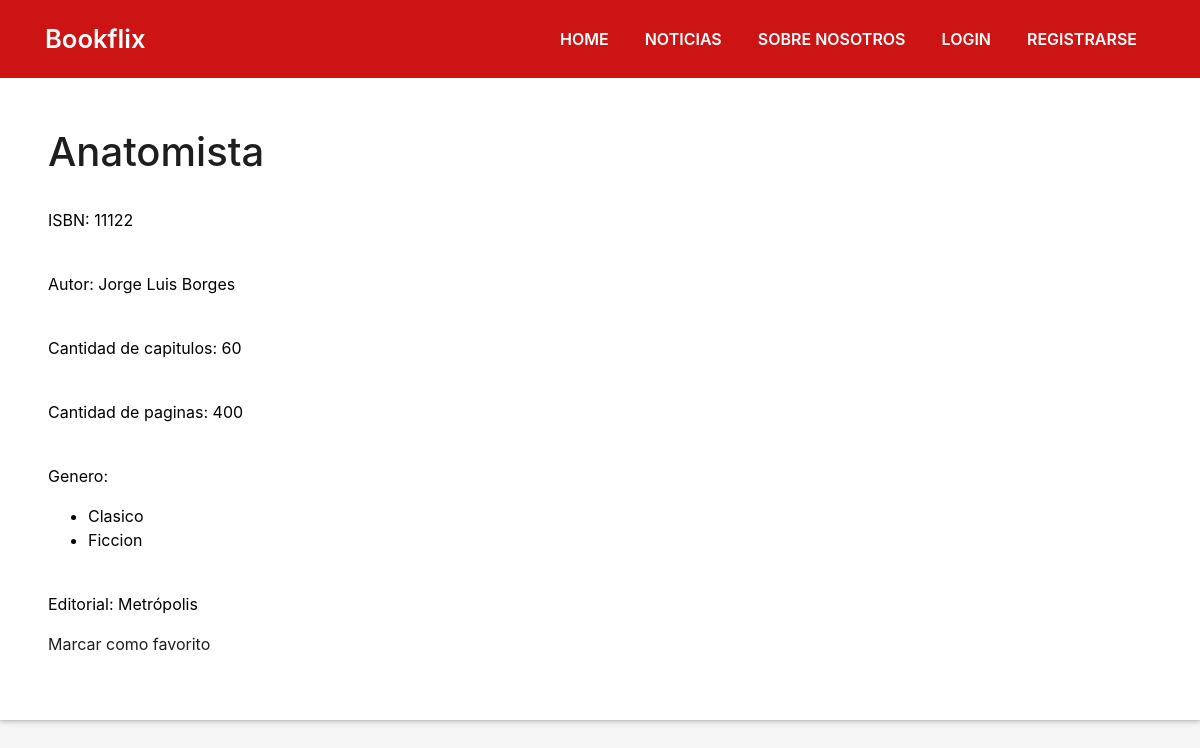
/libro/1, run on the app's committed database.
### gestion_libro/models.py (models this page shows, shortened)
class Libro(models.Model):
	nombre=models.CharField(max_length=50,default='')
	ISBN = models.CharField(max_length=50,unique=True)
	autor=models.ForeignKey(Autor, on_delete=models.SET_NULL,null=True,blank=True)
	cant_capitulos = models.PositiveIntegerField()
	cant_paginas = models.PositiveIntegerField()
	genero=models.ManyToManyField(Genero)
	editorial=models.ForeignKey(Editorial, on_delete=models.SET_NULL,null=True,blank=True)
	pdf=models.FileField(upload_to='pdf',blank=True,null=True,validators=[FileExtensionValidator(allowed_extensions=['pdf'])])

class Autor(models.Model):
	nombre=models.CharField(max_length=50,default='',unique=True)

class Genero(models.Model):
	nombre=models.CharField(max_length=50,default='',unique=True)

class Editorial(models.Model):
	nombre=models.CharField(max_length=50,default='',unique=True)

### gestion_libro/views.py (the view)
# urls.py: path('libro/<libroId>', libro_especifico),
def libro_especifico(request,libroId):
	l=Libro.objects.get(id=libroId)
	fav=buscar_fav(request, libroId)
	contexto={"libro":l,"favorito": fav}
	return render(request, "libroDetalle.html",contexto)

### gestion_libro/views.py (called while the page is built)
def buscar_fav(request, libroId):
	try:
		fav=(Favorito.objects.get(libro_id=libroId,perfil_id=profile_session(request)))
	except:
		fav=None
	return fav

### gestion_usuario/views.py (called while the page is built)
def profile_session(request):
    return Profile.objects.get(id=request.session.get('perfil'))

### templates/libroDetalle.html (shortened to what this page needs)
{% extends "padre.html" %}
{% load static %}
{% block content %}
<body id="page-top">
	<section id="perfil" class="about-mf sect-pt4 route">
		<div class="box-shadow-full">
			<div class="row">
				<div class="col-sm-12">
					<h1>{{libro.nombre}}</h1>
					<br />
					<p> ISBN: {{libro.ISBN}}</p>
					<br />
					<p> Autor: {{libro.autor.nombre}}</p>
					<br />
					<p> Cantidad de capitulos: {{libro.cant_capitulos}}</p>
					<br />
					<p>Cantidad de paginas: {{libro.cant_paginas}}</p>
					<br />
					<p> Genero: </p>
					<ul>
						{% for  genero in libro.genero.all%}
						<li style="color: black;">{{genero.nombre}}</li>
						{% endfor %}
					</ul>
					<br />
					<p> Editorial: {{libro.editorial.nombre}}</p>
					<a href=/fav/{{libro.id}}>{%if favorito%}Sacar{%else%}Marcar{%endif%} como favorito</a>
	</section>
	{% endblock %}

### static/css/style.css (style rules this page uses)
body { background-color: #f5f5f5; color: #4e4e4e; }
h1, h2, h3, h4, h5, h6 { color: #1e1e1e; }
a { color: #1e1e1e; transition: all 0.5s ease-in-out; }
.sect-pt4 { padding-top: 4rem; }
.box-shadow-full { padding: 3rem 1.25rem; position: relative; background-color: #fff; margin-bottom: 3rem; z-index: 2; box-shadow: 0 1px 1px 0 rgba(0, 0, 0, 0.06), 0 2px 5px 0 rgba(0, 0, 0, 0.2); }
.about-mf .box-shadow-full { padding-top: 4rem; padding-bottom: 4rem; }
@media (min-width: 768px) { .box-shadow-full { padding: 3rem; } }

### templates/padre.html (style rules this page uses)
body { color: white; }
p { color: black; }
li { color: black; }

### data on the page
Libro: nombre "Anatomista", ISBN "11122", autor.nombre "Jorge Luis Borges", cant_capitulos "60", cant_paginas "400", editorial.nombre "Metrópolis"
Genero: nombre "Clasico"
Genero: nombre "Ficcion"
